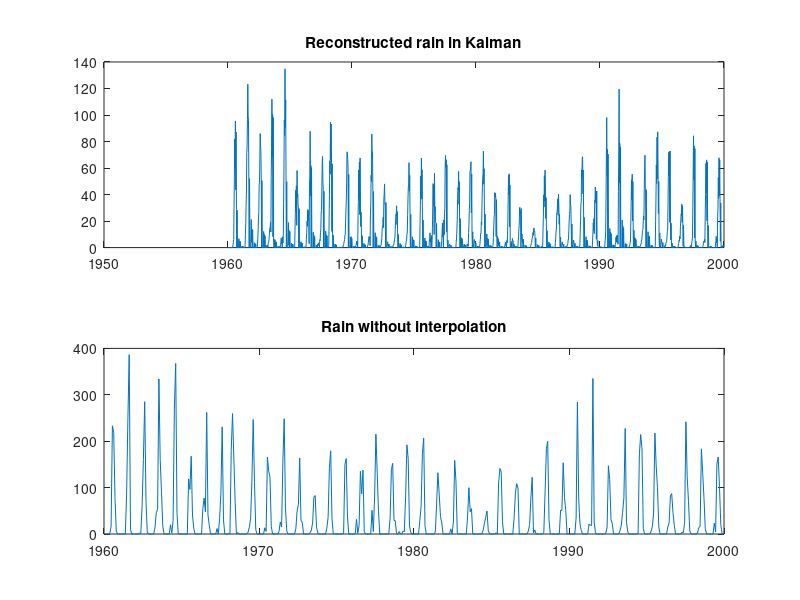
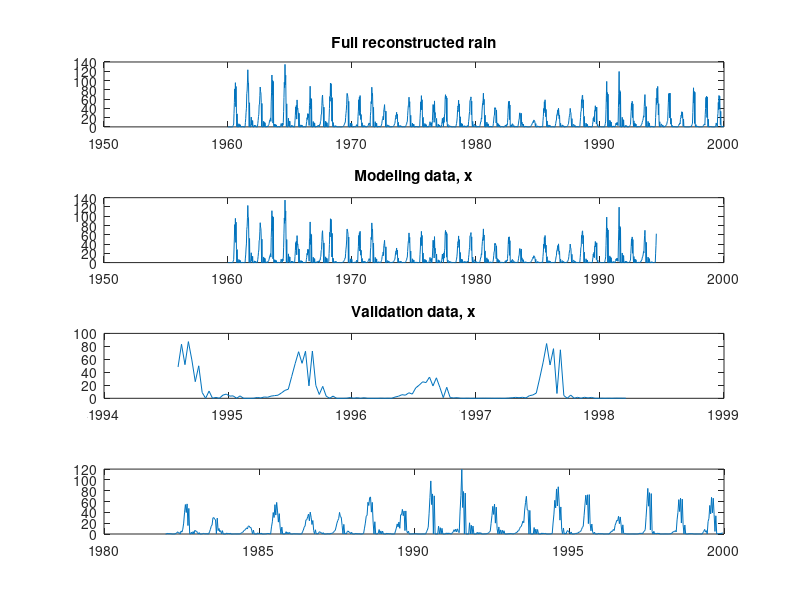
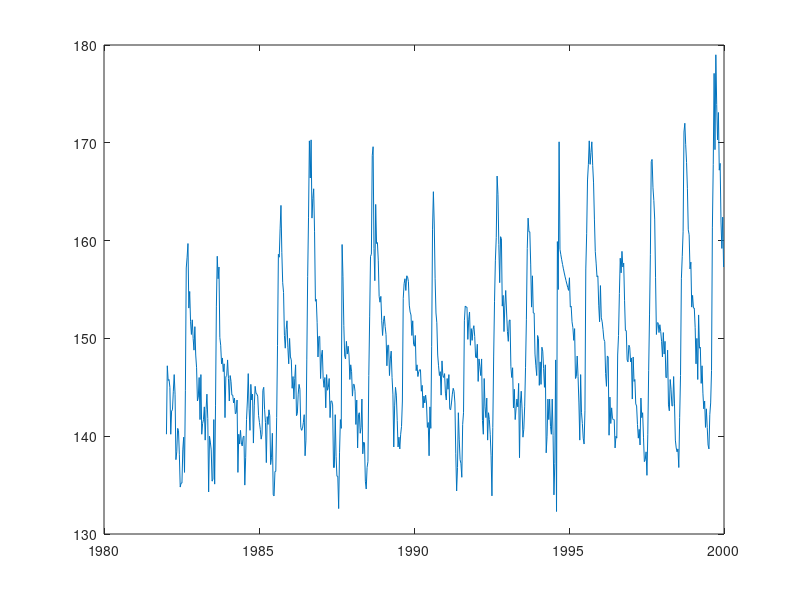
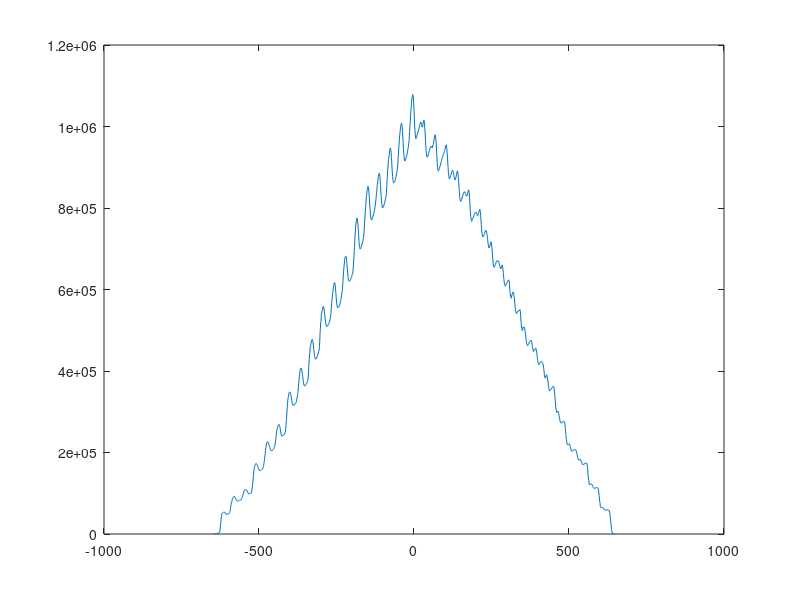

The MATLAB script that drew these images, in order: (Note: this script raises an error after producing the figures.)
%
% Time series analysis
% Assignment 
%
%

clear; 
close all;
% addpath('functions', '/data')         % Add this line to update the path
addpath('../functions', '../data')      % Add this line to update the path (Hanna)

%% 3. Modeling and validation for El-Geneina
load proj23.mat

% Split the data
% n = length(ElGeneina.nvdi);

model = ElGeneina.nvdi(1:453,1);         % 70% for modelling
m_t = ElGeneina.nvdi_t(1:453,1);

valid = ElGeneina.nvdi(454:584,1);       % 20% for validation
v_t = ElGeneina.nvdi_t(454:584,1);

test = ElGeneina.nvdi(584:end,1);        % 10% for test
t_t = ElGeneina.nvdi_t(584:end,1); 

max_data = 255;
min_data = 0;

m = 2*(model-min_data)/(max_data - min_data)-1;
v = 2*(valid-min_data)/(max_data - min_data)-1;
t = 2*(test-min_data)/(max_data - min_data)-1;

% Transformation of data 

m_log = log(m);
v_log = log(v);
t_log = log(t);

plot(m_t, model);
nbrLags = 50;

%% Dividing the (input) rain data into the same modeling, validation and test data as (output) NVDI 
% Dividing the x-data 
clc
close all

load rain_kalman.mat

figure(1)
subplot(2,1,1)
plot(rain_kalman_t, rain_kalman)          
title('Reconstructed rain in Kalman')
subplot(2,1,2)
plot(ElGeneina.rain_org_t, ElGeneina.rain_org) 
title('Rain without interpolation')
  
x_all = rain_kalman;            % From A, the reconstructed rain in original domain
rain_t = rain_kalman_t;         % From A, the time line is slightly different with reconstructed rain than interpolated. Adjusted for this. 
xm_t = rain_t(1:1245);          % Ensure both input and output model data ends same date (1994). 

% The time for model x will be longer than modeling y, as we have rain data from long before we have NVDI data. 
% Validation and test data should cover same time periods for both.
xm = x_all(1:length(xm_t));

% Does rain REALLY matter 20 years in advance? We experience with making it
% shorter to easier identify true delay between x and y
xm_short = x_all(700:length(xm_t));
xm_t_short = rain_t(700:1245);

xv = x_all(length(xm)+1:length(xm)+length(v_log));
xv_t = v_t;                 % Should be the exact same time

xt = x_all(length(xm)+length(xv):end);
xt_t = t_t;

figure(2)
subplot(4,1,1)
plot(rain_kalman_t, rain_kalman)
title('Full reconstructed rain')
subplot(4,1,2)
plot(xm_t, xm)
title('Modeling data, x')
subplot(4,1,3)
plot(v_t, xv)
title('Validation data, x')
subplot(4,1,4)
plot(t_t, xt)
title('Test data, x') % Seems correct

%% TEST (CAN BE REMOVED)
close all; 
test = ElGeneina.nvdi;
rain_test = rain_kalman(end-length(test)+1:end);
rain_t_test = rain_kalman_t(end-length(test)+1:end);

plot(rain_t_test, rain_test);
figure()
plot(ElGeneina.nvdi_t, test);
figure()
[correlation, lag] = xcorr(rain_test, test);
plot(lag, correlation);

%% Fit Box-Jenkins to the data
% Transform input data x for easier modeling 
clc
close all

% We wish to model yt = B(z)z^-d / A2(z) * xt + C1(z) / A1(z) * et

% First, attempt to find transfer function H(z) = B(z) z^-d / A2(z) 
% from xt to yt
% We know xt is not white, thus we need to perform pre-whitening
% Form an ARMA model of the input A3(z) xt = C3(z) wt
% We may need to make x more Gaussian in order to fit an ARMA. (?)

bcNormPlot(xm) % Suggesting log transformation might be useful 
xm_log = log(xm+1);
xm_short_log = log(xm_short+1);
basicPlot(xm_short_log, nbrLags, 'X model data')
checkIfNormal(xm_short_log,'X model data');

%% Fit Box-Jenkins to the data 
% Pre-whitening step: Fitting an ARMA to A3 x = C3 et
clc
close all

y = m_log;
x = xm_short_log;

% our version before
% A3 = [1 0 0];
% C3 = [1 zeros(1,35) -1];


A3 = [1 zeros(1,35) -1];
C3 = [1 zeros(1,9)];
model_init = idpoly(A3 ,[], C3);
model_init.Structure.a.Free = [0 1 1 zeros(1,7) zeros(1,25) 0 1];
model_init.Structure.c.Free = [0 1 1 zeros(1,3) 1 0 0 1];

c3a3 = pem(x, model_init);

res = resid(c3a3, x); 
present(c3a3);
basicPlot(res.y,nbrLags,'Residuals')
whitenessTest(res.y);
checkIfNormal(res.y,'Residuals for ARMA, prewhitening');
% plotNTdist(res.y);

%% Fit Box-Jenkins to the data 
% Compute CCF eps and w, eps_t = H(z) * w_t + v_t
close all;
x = xm_log(end-length(y)+1:end);        % added 

% Replace xt with wt and pre-whiten y to form eps = H(z)wt + vt
eps_t = myFilter(c3a3.a, c3a3.c, y);
w_t = myFilter(c3a3.a, c3a3.c, x);

basicPlot(eps_t,50,'Eps_t');
basicPlot(w_t,50,'W_t');

n = length(x); 
M=100;
figure()
stem(-M:M,crosscorr(w_t ,eps_t,M)); 
title('Cross correlation function'), xlabel('Lag')
hold on
plot(-M:M, 2/sqrt(n)*ones(1,2*M+1), 'r--') 
plot(-M:M, -2/sqrt(n)*ones(1,2*M+1),'r--') 
hold off

% r (A2 order): exponential decay suggests 0
% d (delay for B): could be 2
% s (order for B after delay): 1 

%% Fit Box-Jenkins to the data 
% Testing model orders for A2 and B
d = 4;                                      % To be updated
% A2 = [1 0 0]; 
% B = [zeros(1,7) 1 zeros(1,5)];
A2 = 1;
B = [0 0 0 0 1 0];

Mi = idpoly ([1] ,[B] ,[] ,[] ,[A2]);
z = iddata(y,xm_log(end-d-length(y)+1:end-d));    % Length adjusted to delay 
ba2 = pem(z,Mi); present(ba2)
etilde = resid (ba2, z );

%% Fit Box-Jenkins to the data 
% Check if etilde = yt - Bz^d / A2 xt is uncorrelated with xt - it should be 
close all;
clc; 

M=40;
stem(-M:M,crosscorr(etilde.y ,x ,M)); 
title('Cross correlation function'), xlabel('Lag')
hold on
plot(-M:M, 2/sqrt(n)*ones(1,2*M+1), 'r--') 
plot(-M:M, -2/sqrt(n)*ones(1,2*M+1),'r--') 
hold off

% Etilde doesn't have to be white --> we have only modeled half of BJ
% Next step is to derive orders of C1 and A1 from etilde = C1 / A1 et -->
% ARMA 

%% Fit Box-Jenkins to the data 
% Determine orders for A1 and C1, model etilde = C1/A1 * e
close all;
clc; 
basicPlot(etilde.y,nbrLags,'etilde, look for A1 and C1');

A1 = [1 0 zeros(1,34) -1] ; 
C1 = 1;
model_init = idpoly (A1, [], C1);
model_init.Structure.A.Free = [0 1 zeros(1,34) 1];

etilde_data = iddata(etilde.y);
a1c1 = pem(etilde_data,model_init); 
present(a1c1)
res_tilde = resid (a1c1, etilde_data);
basicPlot(res_tilde.y,nbrLags,'ARMA(1,0)');
whitenessTest(res_tilde.y);

%% Fit Box-Jenkins to the data 
% Reestimate the full model with pem (as model will change when we do it all together) 
close all;
clc; 

%B = [zeros(1,7) 1 zeros(1,3)];
%A2 = [1 0 0];
Mi = idpoly(1, B, C1, A1, A2);
Mi.Structure.D.Free = [0 1 zeros(1,34) 1];
%Mi.Structure.B.Free = [zeros(1,10) 1];
%Mi.Structure.F.Free = [0 0 1];
MboxJ = pem(z,Mi);
present(MboxJ)
ehat = resid(MboxJ,z);      % the estimate of the noise process e_t

%% Fit Box-Jenkins to the data 
% Final analysis of ehat
% ehat and x should be uncorrelated
close all;
clc; 


M=40;
stem(-M:M,crosscorr(ehat.y ,x ,M)); 
title('Cross correlation function'), xlabel('Lag')
hold on
plot(-M:M, 2/sqrt(n)*ones(1,2*M+1), 'r--') 
plot(-M:M, -2/sqrt(n)*ones(1,2*M+1),'r--') 
hold off

%% Fit Box-Jenkins to the data 
% Final analysis of ehat contd.
% ehat should be white and normally distributed
close all;
clc; 

whitenessTest(ehat.y);
basicPlot(ehat.y,nbrLags,'e-hat');
checkIfNormal(ehat.y,'e-hat','D',0.05);

% The model we will use for prediction is then MboxJ. 

%% Predict the input, x



%% Use the Box-Jenkins model for NVDI prediction
